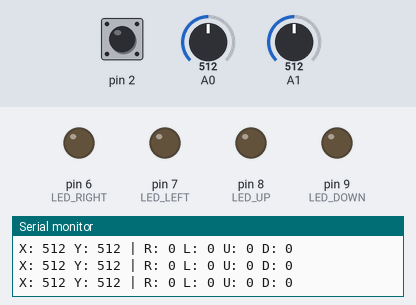
This program was run on a simulated Arduino Mega 2560, built with avr-gcc and run on an emulated ATmega2560. On the bench: output pins drawn as LEDs (lit = HIGH), the last lines printed to the serial monitor. The test bench sets the inputs (shaded band); at power-on: A0 = 512, A1 = 512, pin 2 HIGH.

Above: at 1.2 s.
1.3 s: A0 set to 0
At 2.2 s:
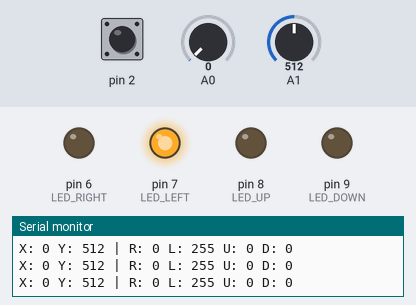
2.8 s: A1 set to 1023
At 3.4 s:
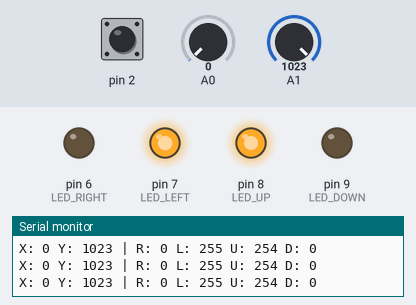
4.3 s: A1 set to 900
At 5.5 s:
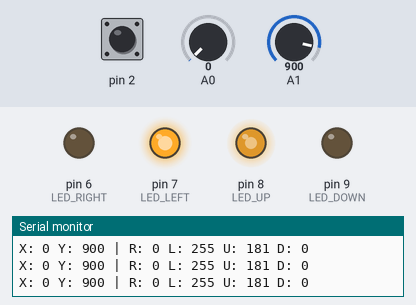
5.8 s: A0 set to 122
At 6.9 s:
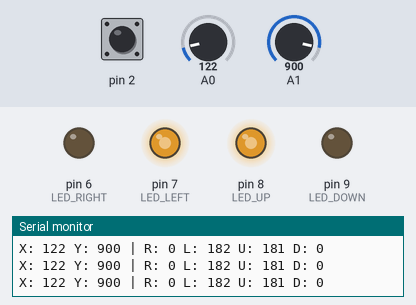
7.3 s: A0 set to 306
At 7.7 s:
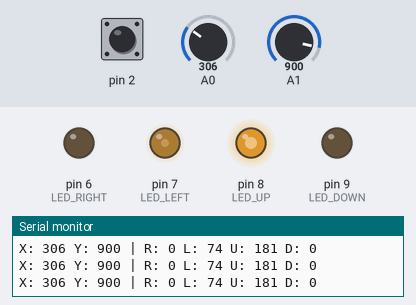
8.8 s: A1 set to 716
At 9.9 s:
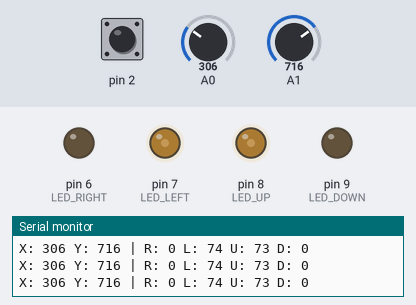
Timing chart, 0 to 11.3 s (numbered marks = the images above; inputs shaded):
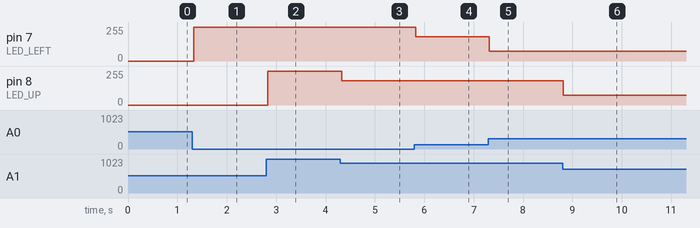

The program:

main.cpp
```cpp
#include <Arduino.h>
#include "JoystickModule.h"

// Joystick object
JoystickModule joystick(A0, A1, 2);

// LED pins
const uint8_t LED_RIGHT = 6;
const uint8_t LED_LEFT  = 7;
const uint8_t LED_UP    = 8;
const uint8_t LED_DOWN  = 9;

// Joystick center and dead zone
const int CENTER = 512;
const int DEADZONE = 80;

// Convert joystick distance from center into LED brightness (0 to 255)
int getBrightness(int value, int center, int deadzone, bool positiveDirection) {
    int distance;

    if (positiveDirection) {
        distance = value - center;   // right or up
    } else {
        distance = center - value;   // left or down
    }

    if (distance <= deadzone) {
        return 0;
    }

    distance = distance - deadzone;

    if (distance > (512 - deadzone)) {
        distance = 512 - deadzone;
    }

    return map(distance, 0, 512 - deadzone, 0, 255);
}

void setup() {
    Serial.begin(9600);
    Serial.println("THIS IS MY CURRENT PROJECT");
    joystick.begin();

    pinMode(LED_RIGHT, OUTPUT);
    pinMode(LED_LEFT, OUTPUT);
    pinMode(LED_UP, OUTPUT);
    pinMode(LED_DOWN, OUTPUT);
}

void loop() {
    JoystickData joy = joystick.read();

    // X axis controls left and right LEDs
    int rightBrightness = getBrightness(joy.x, CENTER, DEADZONE, true);
    int leftBrightness  = getBrightness(joy.x, CENTER, DEADZONE, false);

    // Y axis controls up and down LEDs
    // Some joystick modules are reversed on Y, so swap UP/DOWN if needed
    int upBrightness    = getBrightness(joy.y, CENTER, DEADZONE, true);
    int downBrightness  = getBrightness(joy.y, CENTER, DEADZONE, false);

    analogWrite(LED_RIGHT, rightBrightness);
    analogWrite(LED_LEFT, leftBrightness);
    analogWrite(LED_UP, upBrightness);
    analogWrite(LED_DOWN, downBrightness);

    Serial.print("X: ");
    Serial.print(joy.x);
    Serial.print(" Y: ");
    Serial.print(joy.y);
    Serial.print(" | R: ");
    Serial.print(rightBrightness);
    Serial.print(" L: ");
    Serial.print(leftBrightness);
    Serial.print(" U: ");
    Serial.print(upBrightness);
    Serial.print(" D: ");
    Serial.println(downBrightness);

    delay(20);
}
```

Joystickmodule.cpp
```cpp
#include "JoystickModule.h"

JoystickModule::JoystickModule(uint8_t xPin, uint8_t yPin, uint8_t swPin)
    : _xPin(xPin), _yPin(yPin), _swPin(swPin) {}        //Passing Variable from analog to header (Initialiser List)

void JoystickModule::begin() {                          //sets the button pin mode (needs digInput, X and Y just analogread directly)
    pinMode(_swPin, INPUT_PULLUP);                      //INPUT_PULLUP = Arduino internal pull-up resistor
}

JoystickData JoystickModule::read() {                   //returns Jostyick data
    JoystickData data;                                  //var data under JoystickData struct
    data.x = analogRead(_xPin);                         //reads the value of the x-axis and assigns it to data.x
    data.y = analogRead(_yPin);                         //reads the value of the y-axis and assigns it to data.y
    data.pressed = (digitalRead(_swPin) == LOW);        //reads the value of the button and assigns it to data.pressed
    return data;
}
```

Joystickmodule.h
```cpp
#ifndef JOYSTICKMODULE_H
#define JOYSTICKMODULE_H

#include <Arduino.h>

struct JoystickData {
    int x;
    int y;
    bool pressed;
};

class JoystickModule {
private:
    uint8_t _xPin;
    uint8_t _yPin;
    uint8_t _swPin;

public:
    JoystickModule(uint8_t xPin, uint8_t yPin, uint8_t swPin);
    void begin();
    JoystickData read();
};

#endif
```

Measured:
- after the input at 1.3 s, pin 7 (LED_LEFT): 0/255 → 255/255 at once
- after the input at 2.8 s, pin 8 (LED_UP): 0/255 → 254/255 at once
- after the input at 4.3 s, pin 8 (LED_UP): 254/255 → 181/255 at once
- after the input at 5.8 s, pin 7 (LED_LEFT): 255/255 → 182/255 at once
- after the input at 7.3 s, pin 7 (LED_LEFT): 182/255 → 74/255 at once
- after the input at 8.8 s, pin 8 (LED_UP): 181/255 → 73/255 at once
